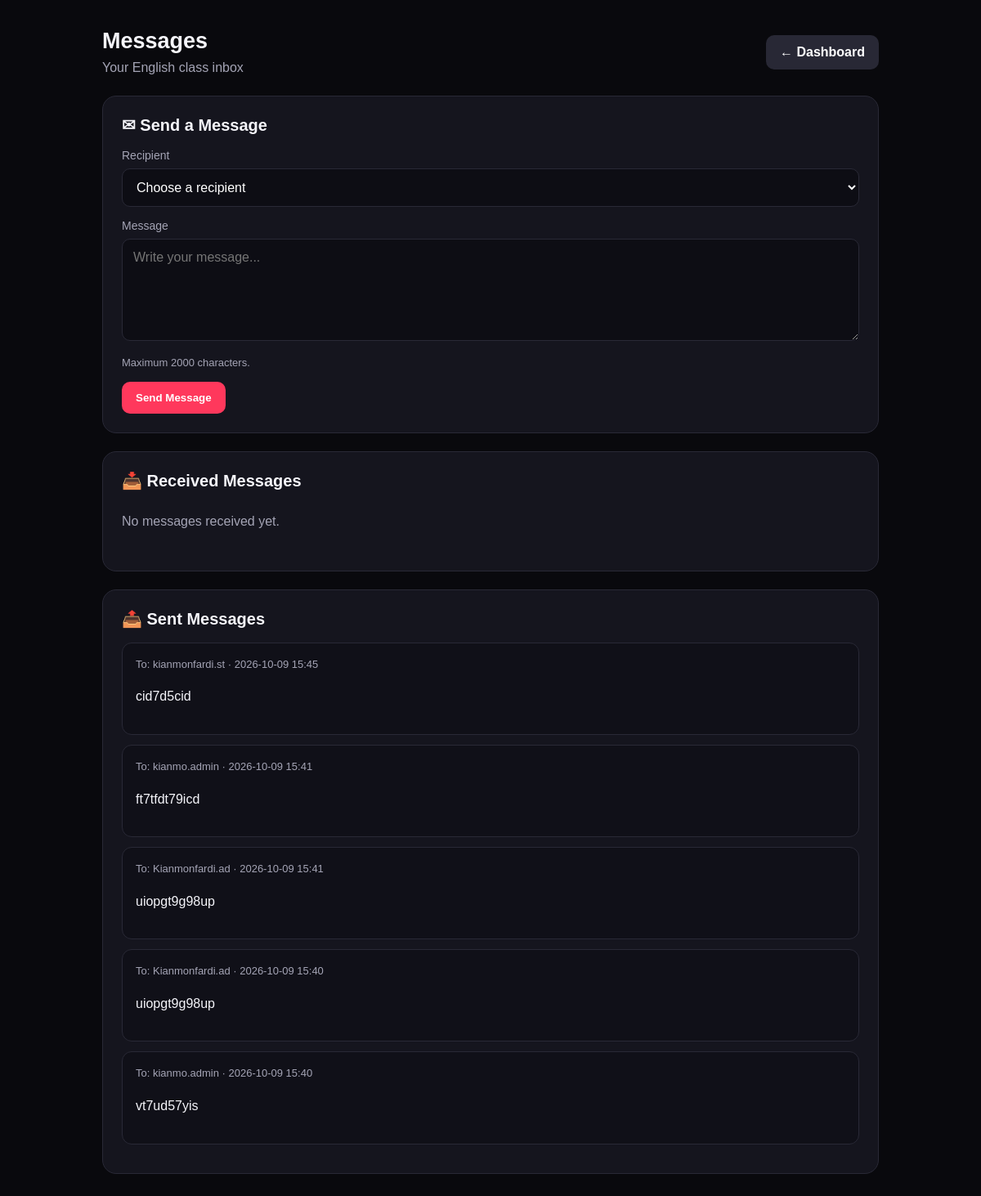
/messages/ (signed in), run on the app's committed database.
### classroom/models.py (models this page shows, shortened)
class Message(models.Model):
    sender = models.ForeignKey(
        settings.AUTH_USER_MODEL,
        on_delete=models.CASCADE,
        related_name="sent_class_messages",
    )
    recipient = models.ForeignKey(
        settings.AUTH_USER_MODEL,
        on_delete=models.CASCADE,
        related_name="received_class_messages",
    )
    text = models.TextField(max_length=2000)
    created_at = models.DateTimeField(auto_now_add=True)
    is_read = models.BooleanField(default=False)
    class Meta:
        ordering = ["-created_at"]

### classroom/views.py (the view, shortened to what this page needs)
# urls.py: path("messages/", views.messages_page, name="messages"),
@login_required(login_url="login")
def messages_page(request):
    role = get_user_role(request.user)
    if role not in ("manager", "teacher", "student"):
        messages.error(request, "دسترسی مجاز نیست.")
        return redirect("login")
    permission = None
    if role == "student":
        permission, _ = MessagePermission.objects.get_or_create(
            student=request.user,
        )
    if role == "student":
        recipients = User.objects.filter(
            is_active=True,
            profile__role__in=("manager", "teacher"),
        ).order_by("username")
    else:
        recipients = User.objects.filter(
            is_active=True,
            profile__role__in=("manager", "teacher", "student"),
        ).exclude(
            pk=request.user.pk,
        ).order_by("username")
    received_messages = Message.objects.filter(
        recipient=request.user,
    ).select_related("sender")
    sent_messages = Message.objects.filter(
        sender=request.user,
    ).select_related("recipient")
    context = {
        "received_messages": received_messages,
        "sent_messages": sent_messages,
        "recipients": recipients,
        "can_message": (
            permission.can_message if permission else True
        ),
        "role": role,
        **get_notification_context(request.user),
    }
    return render(request, "messages.html", context)

### classroom/views.py (called while the page is built)
def get_user_role(user):
    if not user.is_authenticated:
        return None
    if user.is_superuser:
        return "manager"
    try:
        return user.profile.role
    except UserProfile.DoesNotExist:
        return None

def get_notification_context(user):
    notifications = Notification.objects.filter(
        recipient=user,
    ).order_by("-created_at")
    return {
        "notifications": notifications[:50],
        "unread_notification_count": notifications.filter(
            is_read=False,
        ).count(),
    }

### classroom/templates/messages.html (shortened to what this page needs)
<!DOCTYPE html>
<html lang="en">
<head>
</head>
<body>
<main class="container">
    <header class="topbar">
        <div>
            <h1>Messages</h1>
            <p class="subtitle">Your English class inbox</p>
        </div>
        <a class="button secondary" href="{% url 'dashboard' %}">
            ← Dashboard
        </a>
    </header>
    <section class="panel">
        <h2>✉ Send a Message</h2>
        {% if can_message %}
            {% if recipients %}
                <form method="post" action="{% url 'messages' %}">
                    <label for="recipient">Recipient</label>
                    <select id="recipient" name="recipient" required>
                        <option value="">Choose a recipient</option>
                    </select>
                    <label for="text">Message</label>
                    <textarea
                        id="text"
                        name="text"
                        maxlength="2000"
                        placeholder="Write your message..."
                        required
                    ></textarea>
                    <p class="meta">Maximum 2000 characters.</p>
                    <button class="button" type="submit">
                        Send Message
                    </button>
                </form>
            {% else %}
                <p class="empty">There are no available recipients.</p>
            {% endif %}
        {% else %}
            <p class="empty">
                You cannot send messages right now.
            </p>
        {% endif %}
    </section>
    <section class="panel">
        <h2>📥 Received Messages</h2>
        {% for message in received_messages %}
            <article class="message-card">
                <div class="meta">
                    From: {{ message.sender.username }}
                    {% if message.created_at %}
                        · {{ message.created_at|date:"Y-m-d H:i" }}
                    {% endif %}
                </div>
                <p>{{ message.text }}</p>
            </article>
        {% empty %}
            <p class="empty">No messages received yet.</p>
        {% endfor %}
    </section>
    <section class="panel">
        <h2>📤 Sent Messages</h2>
        {% for message in sent_messages %}
            <article class="message-card">
                <div class="meta">
                    To: {{ message.recipient.username }}
                    {% if message.created_at %}
                        · {{ message.created_at|date:"Y-m-d H:i" }}
                    {% endif %}
                </div>
                <p>{{ message.text }}</p>
            </article>
        {% empty %}
            <p class="empty">No messages sent yet.</p>
        {% endfor %}
    </section>
</main>
</body>
</html>

### classroom/templates/messages.html (style rules this page uses)
:root { --bg: #09090d; --panel: #15151e; --border: #292936; --pink: #ff385c; --text: #f5f5fa; --muted: #a4a4b5; --green: #42d392; }
* { box-sizing: border-box; }
body { margin: 0; background: var(--bg); color: var(--text); font-family: Arial, sans-serif; }
.container { width: min(950px, 92%); margin: 35px auto; }
.topbar { display: flex; justify-content: space-between; align-items: center; gap: 14px; flex-wrap: wrap; margin-bottom: 25px; }
h1 { margin: 0 0 8px; font-size: 27px; }
h2 { margin-top: 0; font-size: 20px; }
.subtitle, .muted { color: var(--muted); }
.subtitle { margin: 0; }
a { color: inherit; text-decoration: none; }
.button { display: inline-block; border: 0; border-radius: 10px; padding: 12px 17px; background: var(--pink); color: white; font-weight: bold; cursor: pointer; }
.secondary { background: #282835; }
.panel { background: var(--panel); border: 1px solid var(--border); border-radius: 17px; padding: 23px; margin-bottom: 22px; }
label { display: block; margin: 15px 0 8px; color: var(--muted); font-size: 14px; }
select, textarea { width: 100%; padding: 13px; border: 1px solid var(--border); border-radius: 10px; background: #0d0d14; color: white; font: inherit; }
textarea { min-height: 125px; resize: vertical; }
.message-card { border: 1px solid var(--border); border-radius: 12px; padding: 16px; margin: 12px 0; background: #101018; }
.message-card p { white-space: pre-wrap; overflow-wrap: anywhere; line-height: 1.65; }
.meta { color: var(--muted); font-size: 13px; line-height: 1.6; }
.empty { color: var(--muted); padding: 12px 0; }

### data on the page
Message: recipient.username "kianmonfardi.st", created_at "2026-10-09 15:45", text "cid7d5cid"
Message: recipient.username "kianmo.admin", created_at "2026-10-09 15:41", text "ft7tfdt79icd"
Message: recipient.username "Kianmonfardi.ad", created_at "2026-10-09 15:41", text "uiopgt9g98up"
Message: recipient.username "Kianmonfardi.ad", created_at "2026-10-09 15:40", text "uiopgt9g98up"
Message: recipient.username "kianmo.admin", created_at "2026-10-09 15:40", text "vt7ud57yis"
